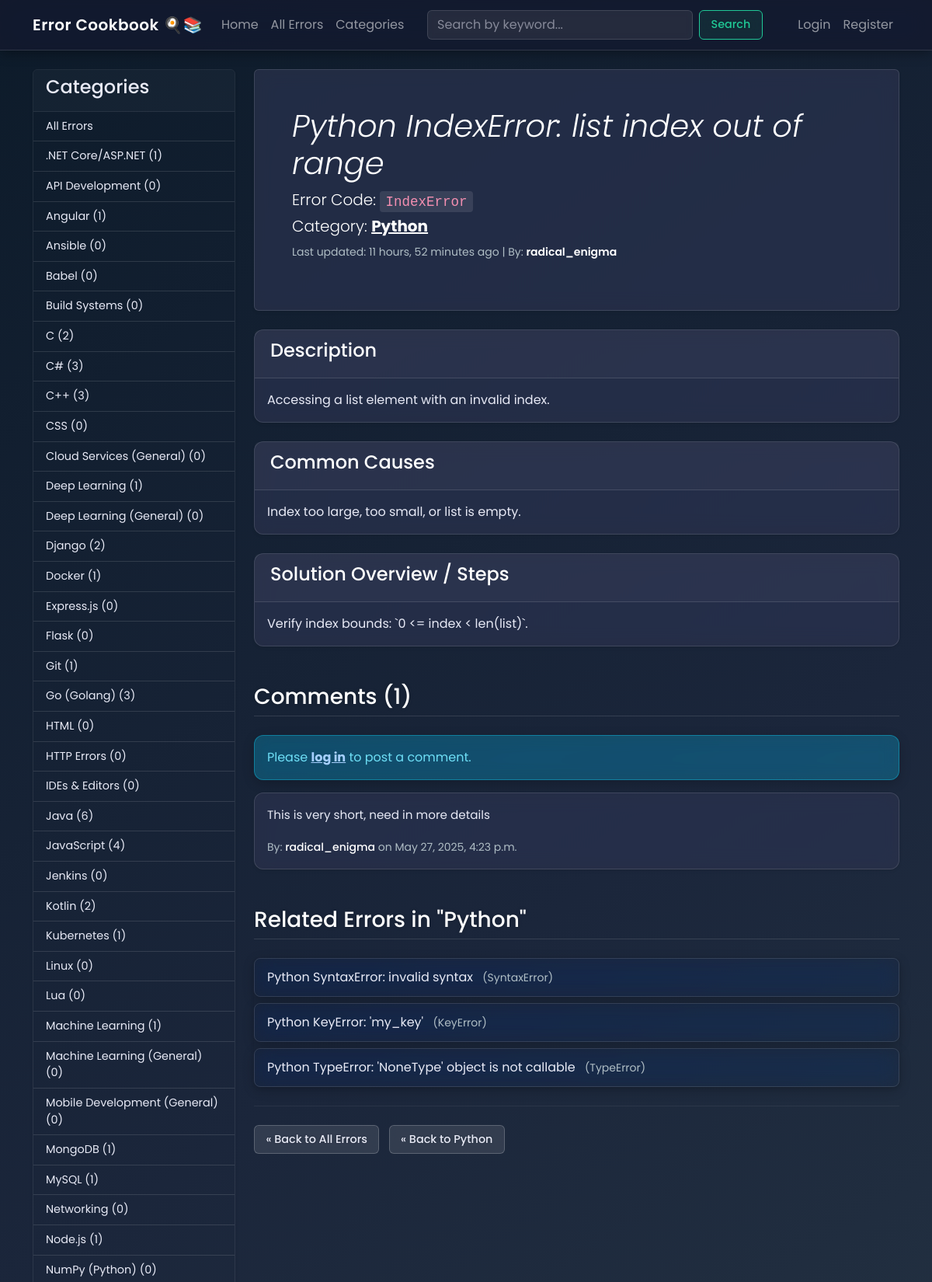
Screenshot of /error/python-indexerror-list-index-out-of-range/ (upper part) with the database file from the repository.
### main_app/models.py (models this page shows, shortened)
class Category(models.Model):
    name = models.CharField(max_length=100, unique=True)
    description = models.TextField(blank=True, null=True)
    slug = models.SlugField(max_length=120, unique=True, blank=True, editable=False)
    def get_absolute_url(self):
        return reverse('main_app:errors_by_category', kwargs={'category_slug': self.slug})
    class Meta:
        verbose_name_plural = "Categories"
        ordering = ['name']

class ErrorEntry(models.Model):
    STATUS_PENDING = 'pending'
    STATUS_APPROVED = 'approved'
    STATUS_REJECTED = 'rejected'
    STATUS_CHOICES = [
        (STATUS_PENDING, 'Pending Review'),
        (STATUS_APPROVED, 'Approved'),
        (STATUS_REJECTED, 'Rejected'),
    ]
    title = models.CharField(max_length=255)
    error_code = models.CharField(max_length=100, blank=True, null=True)
    description = models.TextField()
    category = models.ForeignKey(Category, on_delete=models.SET_NULL, null=True, related_name='errors')
    cause_overview = models.TextField(blank=True, null=True, help_text="A general overview of common causes.")
    solution_overview = models.TextField(blank=True, null=True, help_text="A general overview of common solutions or steps.")
    slug = models.SlugField(max_length=280, unique=True, blank=True, editable=False)
    author = models.ForeignKey(
        settings.AUTH_USER_MODEL,
        on_delete=models.SET_NULL,
        null=True,
        blank=True,
        related_name='authored_errors'
    )
    status = models.CharField(
        max_length=10,
        choices=STATUS_CHOICES, # Ensure STATUS_CHOICES is defined in this model
        default=STATUS_PENDING, # Ensure STATUS_PENDING is defined in this model
        db_index=True
    )
    is_public = models.BooleanField(default=False, db_index=True, help_text="Visible to all users if checked.")
    moderator_notes = models.TextField(blank=True, null=True, help_text="Internal notes for moderators regarding this entry.")
    created_at = models.DateTimeField(auto_now_add=True)
    updated_at = models.DateTimeField(auto_now=True)
    def is_bookmarked_by(self, user):
        if user.is_authenticated:
            return Bookmark.objects.filter(user=user, error_entry=self).exists()
        return False
    def get_absolute_url(self):
        return reverse('main_app:error_detail', kwargs={'error_slug': self.slug})
    class Meta:
        verbose_name_plural = "Error Entries"
        ordering = ['-updated_at']

class Comment(models.Model):
    error_entry = models.ForeignKey(ErrorEntry, on_delete=models.CASCADE, related_name='comments')
    author = models.ForeignKey(settings.AUTH_USER_MODEL, on_delete=models.CASCADE, related_name='comments_authored')
    body = models.TextField()
    created_at = models.DateTimeField(auto_now_add=True)
    updated_at = models.DateTimeField(auto_now=True)
    class Meta:
        ordering = ['created_at']

### main_app/views.py (the view, shortened to what this page needs)
# urls.py: path('error/<slug:error_slug>/', views.error_detail, name='error_detail'),
def error_detail(request, error_slug):
    common_context = get_common_context(request)
    error_entry = get_object_or_404(ErrorEntry, slug=error_slug)
    can_view = error_entry.is_public and error_entry.status == ErrorEntry.STATUS_APPROVED
    if not can_view and request.user.is_authenticated:
        if error_entry.author == request.user or request.user.is_staff:
            can_view = True
    if not can_view:
        raise Http404("Error entry not found or not approved.")
    comments = error_entry.comments.all().order_by('-created_at')
    comment_form = CommentForm()
    is_bookmarked = error_entry.is_bookmarked_by(request.user)
    related_errors = []
    if error_entry.category and error_entry.is_public and error_entry.status == ErrorEntry.STATUS_APPROVED: # Only show related if current is public
        related_errors = ErrorEntry.objects.filter(
            category=error_entry.category,
            is_public=True,
            status=ErrorEntry.STATUS_APPROVED
        ).exclude(pk=error_entry.pk).order_by('?')[:3]
    context = {
        **common_context,
        'error_entry': error_entry,
        'comments': comments,
        'comment_form': comment_form,
        'related_errors': related_errors,
        'is_bookmarked': is_bookmarked,
        'can_view_fully': error_entry.is_public and error_entry.status == ErrorEntry.STATUS_APPROVED, # To adjust display based on status
    }
    return render(request, 'main_app/error_detail.html', context)

### main_app/forms.py
class ErrorSearchForm(forms.Form):
    query = forms.CharField(
        label='Search Errors',
        max_length=100,
        required=False,
        widget=forms.TextInput(attrs={
            'class': 'form-control me-2 glass-form-input',
            'type': 'search',
            'placeholder': 'Search by keyword...',
            'aria-label': 'Search'
        })
    )

class CommentForm(forms.ModelForm):
    class Meta:
        model = Comment
        fields = ['body']
        widgets = {
            'body': forms.Textarea(attrs={
                'class': 'form-control form-control-sm glass-form-input',
                'rows': 3,
                'placeholder': 'Write your comment here...'
            }),
        }
        labels = {
            'body': ''
        }

### main_app/views.py (called while the page is built)
def get_common_context(request):
    return {
        'categories': Category.objects.all(),
        'search_form': ErrorSearchForm(request.GET if request.method == 'GET' else None)
    }

### main_app/templates/main_app/error_detail.html (shortened to what this page needs)
{% extends "base.html" %}
{% load static %}
{% block content %}
<article class="mb-4">
    <div class="p-4 p-md-5 mb-4 rounded text-body-emphasis bg-glass-light shadow-sm glass-card-effect">
        <div class="d-flex justify-content-between align-items-start flex-wrap">
            <div class="me-3">
                <h1 class="display-6 fst-italic mb-2">{{ error_entry.title }}</h1>
                {% if error_entry.error_code %}
                    <p class="lead my-1">Error Code: <code class="user-select-all">{{ error_entry.error_code }}</code></p>
                {% endif %}
                {% if error_entry.category %}
                    <p class="lead mb-1">
                        Category: <a href="{{ error_entry.category.get_absolute_url }}" class="text-body-emphasis fw-bold">{{ error_entry.category.name }}</a>
                    </p>
                {% endif %}
                <p class="text-muted-glass small mt-2">
                    Last updated: {{ error_entry.updated_at|timesince }} ago
                    {% if error_entry.author %}
                        | By: <strong class="author-name">{{ error_entry.author.username }}</strong>
                    {% else %}
                        | By: System/Admin
                    {% endif %}
                </p>
            </div>
        </div>
    </div>
    <div class="card shadow-sm mb-4 glass-card-effect">
        <div class="card-header bg-glass-header">
            <h4>Description</h4>
        </div>
        <div class="card-body">
            {{ error_entry.description|linebreaksbr }}
        </div>
    </div>
    {% if error_entry.cause_overview %}
    <div class="card shadow-sm mb-4 glass-card-effect">
        <div class="card-header bg-glass-header">
            <h4>Common Causes</h4>
        </div>
        <div class="card-body">
            {{ error_entry.cause_overview|linebreaksbr }}
        </div>
    </div>
    {% endif %}
    {% if error_entry.solution_overview %}
    <div class="card shadow-sm mb-4 glass-card-effect">
        <div class="card-header bg-glass-header">
            <h4>Solution Overview / Steps</h4>
        </div>
        <div class="card-body">
            {{ error_entry.solution_overview|linebreaksbr }}
        </div>
    </div>
    {% endif %}
</article>
<section id="comments" class="mt-5">
    <h3 class="mb-3 section-title-glass">Comments ({{ comments.count }})</h3>
    {% if error_entry.is_public and error_entry.status == error_entry.STATUS_APPROVED %}
        {% if user.is_authenticated %}
        <div class="card shadow-sm mb-4 glass-card-effect">
            <div class="card-body">
                <h5 class="card-title comment-form-title">Leave a Comment</h5>
                <form method="post">
                    {% csrf_token %}
                    {{ comment_form.body }}
                    <button type="submit" class="btn btn-primary btn-sm mt-2 glass-button">Post Comment</button>
                </form>
            </div>
        </div>
        {% else %}
        <div class="alert alert-info glass-alert" role="alert">
            Please <a href="{% url 'login' %}?next={{ request.path }}" class="alert-link">log in</a> to post a comment.
        </div>
        {% endif %}
    {% elif request.user == error_entry.author or request.user.is_staff %}
         <div class="alert alert-secondary glass-alert small" role="alert">Comments are currently disabled for this entry as it is not approved and public.</div>
    {% endif %}
    {% if comments %}
        {% for comment in comments %}
        <div class="card shadow-sm mb-3 glass-card-effect comment-card">
            <div class="card-body">
                <p class="card-text comment-body">{{ comment.body|linebreaksbr }}</p>
                <small class="text-muted-glass comment-author-meta">
                    By: <strong class="author-name">{{ comment.author.username }}</strong>
                    on {{ comment.created_at|date:"M d, Y, P" }}
                </small>
            </div>
        </div>
        {% endfor %}
    {% elif error_entry.is_public and error_entry.status == error_entry.STATUS_APPROVED %}
        <p class="text-muted-glass">No comments yet. Be the first to comment!</p>
    {% endif %}
</section>
{% if related_errors %}
<div class="mt-5">
    <h3 class="mb-3 section-title-glass">Related Errors in "{{ error_entry.category.name }}"</h3>
    <div class="list-group shadow-sm">
        {% for related_error in related_errors %}
            <a href="{{ related_error.get_absolute_url }}" class="list-group-item list-group-item-action glass-list-item">
                {{ related_error.title }}
                {% if related_error.error_code %}<small class="text-muted-glass ms-2">({{ related_error.error_code }})</small>{% endif %}
            </a>
        {% endfor %}
    </div>
</div>
{% endif %}
<hr class="my-4 hr-glass">
<a href="{% url 'main_app:error_list' %}" class="btn btn-outline-secondary glass-button">&laquo; Back to All Errors</a>
{% if error_entry.category %}
    <a href="{{ error_entry.category.get_absolute_url }}" class="btn btn-outline-primary glass-button ms-2">&laquo; Back to {{error_entry.category.name}}</a>
{% endif %}
{% endblock content %}

### main_app/templates/main_app/partials/category_sidebar.html (shortened to what this page needs)
<div class="card shadow-sm mb-4">
    <div class="card-header">
        <h4>Categories</h4>
    </div>
    <div class="list-group list-group-flush">
        <a href="{% url 'main_app:error_list' %}"
           class="list-group-item list-group-item-action {% if not current_category and request.resolver_match.url_name == 'error_list' %}active{% endif %}">
           All Errors
        </a>
        {% for cat in categories %}
            <a href="{{ cat.get_absolute_url }}"
               class="list-group-item list-group-item-action {% if current_category.slug == cat.slug %}active{% endif %}">
                {{ cat.name }} ({{ cat.errors.count }})
            </a>
        {% empty %}
            <li class="list-group-item">No categories yet.</li>
        {% endfor %}
    </div>
</div>

### rows the page displays
Category: name ".NET Core/ASP.NET", errors.count "1"
Category: name "API Development", errors.count "0"
Category: name "Angular", errors.count "1"
Category: name "Ansible", errors.count "0"
Category: name "Babel", errors.count "0"
Category: name "Build Systems", errors.count "0"
Category: name "C", errors.count "2"
Category: name "C#", errors.count "3"
Category: name "C++", errors.count "3"
Category: name "CSS", errors.count "0"
Category: name "Cloud Services (General)", errors.count "0"
Category: name "Deep Learning", errors.count "1"
Category: name "Deep Learning (General)", errors.count "0"
Category: name "Django", errors.count "2"
Category: name "Docker", errors.count "1"
Category: name "Express.js", errors.count "0"
Category: name "Flask", errors.count "0"
Category: name "Git", errors.count "1"
Category: name "Go (Golang)", errors.count "3"
Category: name "HTML", errors.count "0"
Category: name "HTTP Errors", errors.count "0"
Category: name "IDEs & Editors", errors.count "0"
Category: name "Java", errors.count "6"
Category: name "JavaScript", errors.count "4"
Category: name "Jenkins", errors.count "0"
Category: name "Kotlin", errors.count "2"
Category: name "Kubernetes", errors.count "1"
Category: name "Linux", errors.count "0"
Category: name "Lua", errors.count "0"
Category: name "Machine Learning", errors.count "1"
Category: name "Machine Learning (General)", errors.count "0"
Category: name "Mobile Development (General)", errors.count "0"
Category: name "MongoDB", errors.count "1"
Category: name "MySQL", errors.count "1"
Category: name "Networking", errors.count "0"
Category: name "Node.js", errors.count "1"
Category: name "NumPy (Python)", errors.count "0"
ErrorEntry: title "Python IndexError: list index out of range", error_code "IndexError", category.name "Python", updated_at "11 hours, 52 minutes", author.username "radical_enigma", description "Accessing a list element with an invalid index.", cause_overview "Index too large, too small, or list is empty.", solution_overview "Verify index bounds: `0 <= index < len(list)`."
Comment: body "This is very short, need in more details", author.username "radical_enigma", created_at "May 27, 2025, 4:23 p.m."
ErrorEntry: title "Python SyntaxError: invalid syntax", error_code "SyntaxError"
ErrorEntry: title "Python KeyError: 'my_key'", error_code "KeyError"
ErrorEntry: title "Python TypeError: 'NoneType' object is not callable", error_code "TypeError"

### other values shown
{{ comments.count }} "1"
